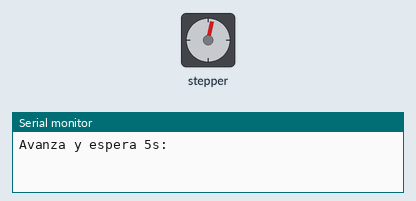
Recording of a sketch running on a simulated ESP8266 (NodeMCU). Parts: stepper motor, the last lines printed to the serial monitor. Stepper angles assume 4096 steps per turn.

Above: at 2.24 s.
At 7.6 s:
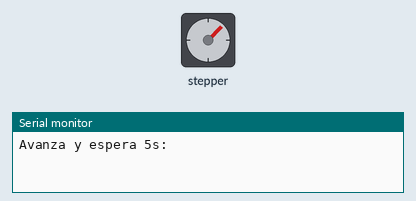
At 19.9 s:
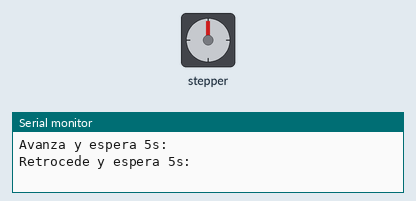
At 39.74 s:
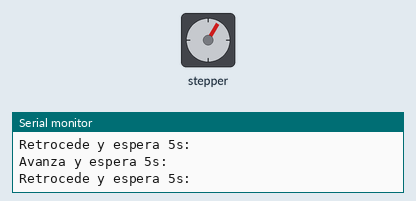
Timing chart, 0 to 40.0 s (numbered marks = the images above):
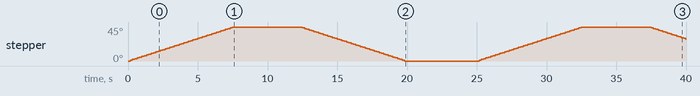

The sketch:

28BYJ48.ino
```cpp
/*
  Creado: Luis del Valle (ldelvalleh@programarfacil.com
  Utilización librería Steper con motor 28BYJ-48
  https://programarfacil.com
*/

// Incluímos la librería para poder utilizarla
#include <Stepper.h>

// Esto es el número de pasos por revolución
#define STEPS 4096
// Número de pasos que queremos que de
#define NUMSTEPS 512

// Constructor, pasamos STEPS y los pines donde tengamos conectado el motor
Stepper stepper(STEPS, D1, D2, D5, D6);

void setup() {
  // Asignamos la velocidad en RPM (Revoluciones por Minuto)
  stepper.setSpeed(1);
  Serial.begin(9600);
}

void loop() {
  // Movemos el motor un número determinado de pasos
  Serial.println("Avanza y espera 5s:");
  stepper.step(NUMSTEPS);

  delay(5000);
  Serial.println("Retrocede y espera 5s:");
  stepper.step(-NUMSTEPS);
  delay(5000);
  yield();
}
```

Measured:
- by itself, stepper: turns 45° clockwise in 7.3 s, then 45° counter-clockwise in 7.3 s, then 45° clockwise in 7.3 s, then 16° counter-clockwise in 2.5 s
